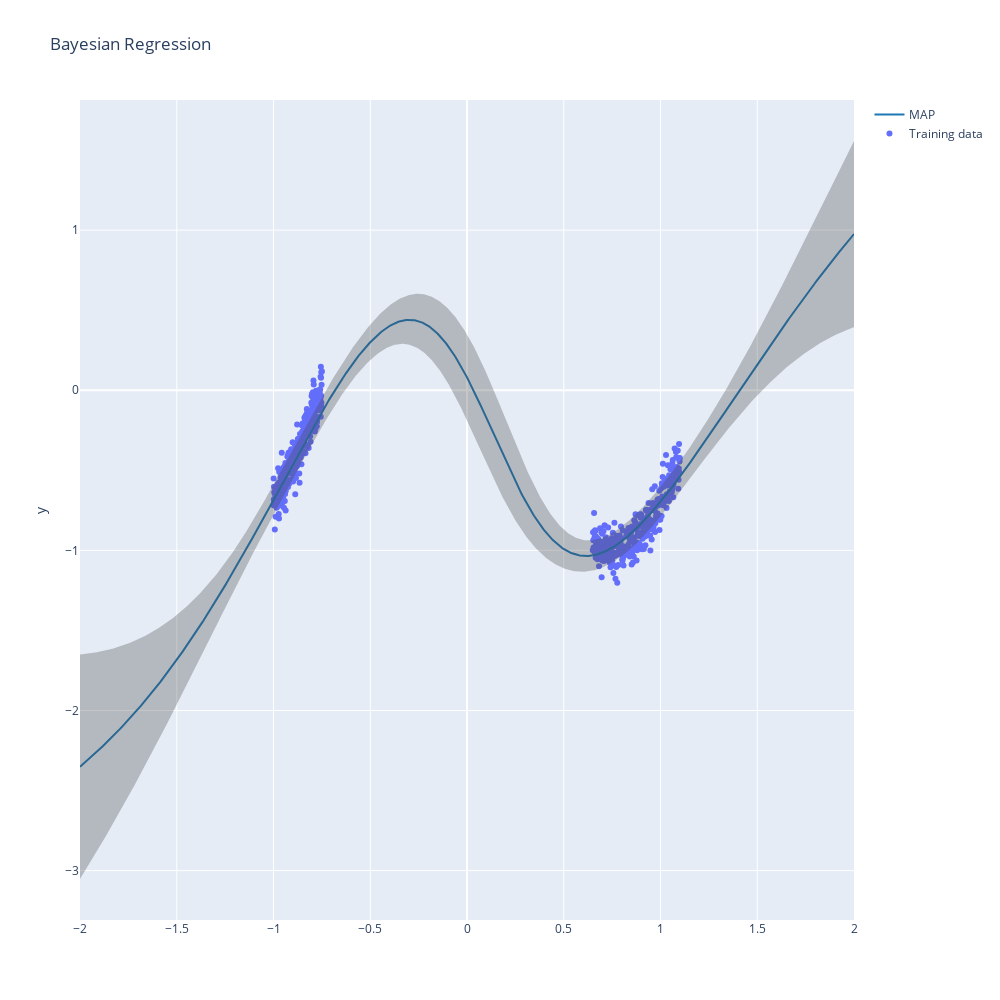

The code cell stored with this chart in its notebook:
### Code cell
la = experiment_btwn.train_la_marglik(dataloader=experiment_btwn.train_dataloader, hessian_structure="kron")
X_train, y_train = experiment_btwn.train_dataloader.dataset.get_arrays()
X = np.linspace(-2, 2, 1000).reshape(1000, 1)
X_test = torch.from_numpy(X.astype(np.float32))
x= X.reshape(1000)
f_mu, f_var = la(x=X_test)
f_mu = f_mu.squeeze().detach().cpu().numpy()
f_sigma = f_var.squeeze().sqrt().cpu().numpy()
pred_std = np.sqrt(f_sigma**2 + la.sigma_noise.item()**2)
plot_regression(X_train, y_train, x, f_mu, pred_std)

### Figure 1 — Plotly figure (JSON) as saved in the notebook; plotly's stock layout.template omitted (floating-point values rounded to 4 significant figures; data arrays with more than 128 entries replaced by an {"elided": "..."} marker saying what was removed)
{"data": [{"mode": "markers", "name": "Training data", "type": "scatter", "x": {"elided": "670 float values"}, "y": {"elided": "670 float values"}}, {"line": {"color": "rgb(31, 119, 180)"}, "mode": "lines", "name": "MAP", "type": "scatter", "x": {"elided": "1000 float values"}, "y": {"elided": "1000 float values"}}, {"line": {"width": 0}, "marker": {"color": "#444"}, "mode": "lines", "name": "Upper Bound", "showlegend": false, "type": "scatter", "x": {"elided": "1000 float values"}, "y": {"elided": "1000 float values"}}, {"fill": "tonexty", "fillcolor": "rgba(68, 68, 68, 0.3)", "line": {"width": 0}, "marker": {"color": "#444"}, "mode": "lines", "name": "Lower Bound", "showlegend": false, "type": "scatter", "x": {"elided": "1000 float values"}, "y": {"elided": "1000 float values"}}], "layout": {"autosize": false, "height": 1000, "hovermode": "x", "title": {"text": "Bayesian Regression"}, "width": 1000, "yaxis": {"title": {"text": "y"}}}}
